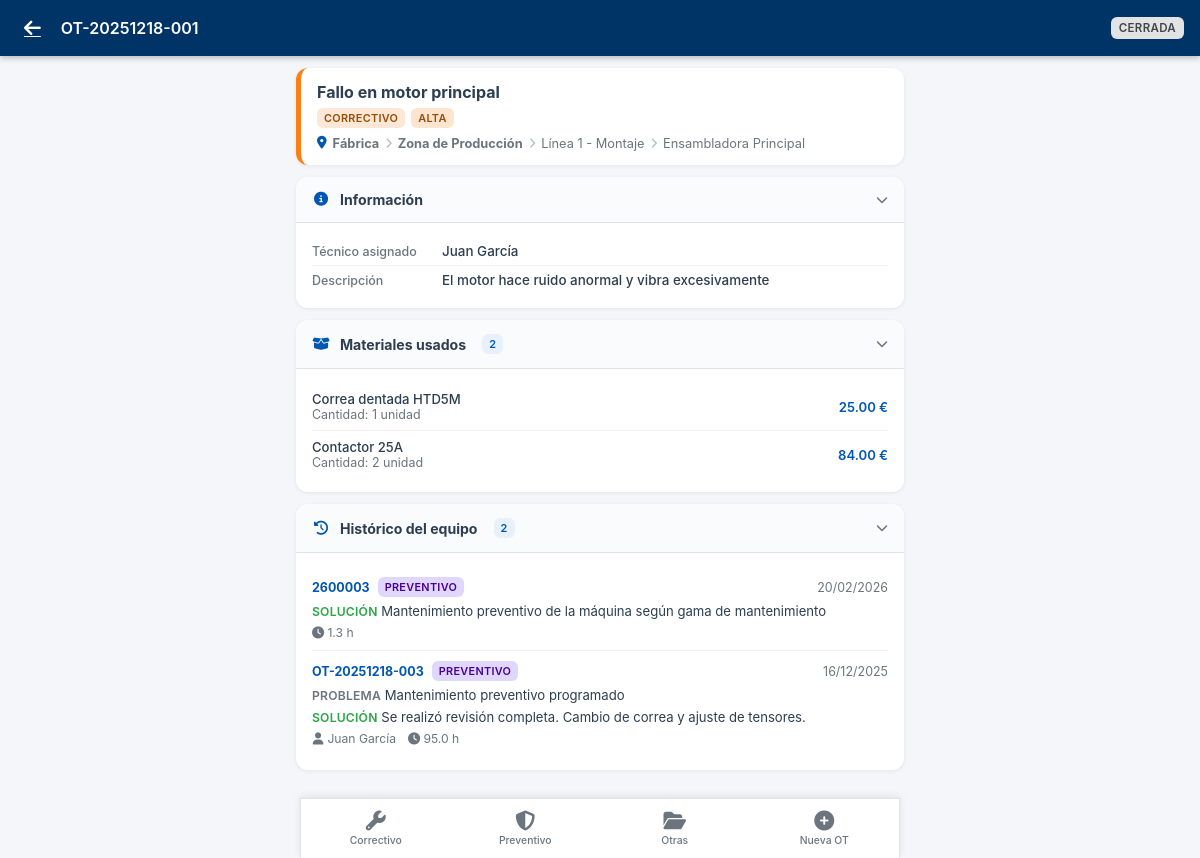
The page /movil/ot/1 (signed in) on the database its author committed.
### models.py (models this page shows, shortened)
class OrdenTrabajo(db.Model):
    id = db.Column(db.Integer, primary_key=True)
    numero = db.Column(db.String(20), unique=True, nullable=False)
    tipo = db.Column(db.String(20), nullable=False)  # correctivo, preventivo
    prioridad = db.Column(db.String(20), default='media')  # urgente, alta, media, baja
    estado = db.Column(db.String(20), default='pendiente')  # pendiente, asignada, en_curso, cerrada, cancelada
    fechaCreacion = db.Column(db.DateTime, default=datetime.now)
    fechaProgramada = db.Column(db.DateTime)
    fechaInicio = db.Column(db.DateTime)
    fechaFin = db.Column(db.DateTime)
    titulo = db.Column(db.String(200), nullable=False)
    descripcionProblema = db.Column(db.Text)
    descripcionSolucion = db.Column(db.Text)
    observaciones = db.Column(db.Text)
    equipoTipo = db.Column(db.String(20), nullable=False)  # empresa, planta, zona, linea, maquina, elemento
    equipoId = db.Column(db.Integer, nullable=False)
    maquinaId = db.Column(db.Integer, db.ForeignKey('maquina.id'), nullable=True)
    elementoId = db.Column(db.Integer, db.ForeignKey('elemento.id'))
    planPreventivoId = db.Column(db.Integer, db.ForeignKey('plan_preventivo.id'))  # LEGACY - Deprecado
    asignacionGamaId = db.Column(db.Integer, db.ForeignKey('asignacion_gama.id'))  # LEGACY - Deprecado
    gamaId          = db.Column(db.Integer, db.ForeignKey('gama_mantenimiento.id'), nullable=True)
    frecuenciaTipo  = db.Column(db.String(20))   # 'dias' | 'semanas' | 'meses'
    frecuenciaValor = db.Column(db.Integer)       # número entero
    gama = db.relationship('GamaMantenimiento', foreign_keys=[gamaId])
    tecnicoAsignado = db.Column(db.String(100))  # Técnico principal (legacy)
    tiempoEstimado = db.Column(db.Float)  # horas
    tiempoReal = db.Column(db.Float)  # horas (calculado de registros)
    tiempoParada = db.Column(db.Float)  # horas de parada de máquina
    costeTallerExterno = db.Column(db.Float, default=0)  # Total acumulado (calculado)
    descripcionTallerExterno = db.Column(db.Text)  # LEGACY - primer coste
    proveedorExterno = db.Column(db.String(100))   # LEGACY - primer coste
    costesExternosJson = db.Column(db.Text)  # JSON list de {proveedor, descripcion, coste}
    creadoPor = db.Column(db.String(100))
    cerradoPor = db.Column(db.String(100))
    consumos = db.relationship('ConsumoRecambio', backref='ordenTrabajo', lazy=True, cascade='all, delete-orphan')
    registrosTiempo = db.relationship('RegistroTiempo', backref='ordenTrabajo', lazy=True, cascade='all, delete-orphan')
    respuestasChecklist = db.relationship('RespuestaChecklist', backref='ordenTrabajo', lazy=True, cascade='all, delete-orphan')

class Planta(db.Model):
    id = db.Column(db.Integer, primary_key=True)
    empresaId = db.Column(db.Integer, db.ForeignKey('empresa.id'), nullable=False)
    codigo = db.Column(db.String(10), nullable=False)
    nombre = db.Column(db.String(100), nullable=False)
    descripcion = db.Column(db.Text)
    direccion = db.Column(db.String(200))
    zonas = db.relationship('Zona', backref='planta', lazy=True, cascade='all, delete-orphan')

class Zona(db.Model):
    id = db.Column(db.Integer, primary_key=True)
    plantaId = db.Column(db.Integer, db.ForeignKey('planta.id'), nullable=False)
    codigo = db.Column(db.String(10), nullable=False)
    nombre = db.Column(db.String(100), nullable=False)
    descripcion = db.Column(db.Text)
    lineas = db.relationship('Linea', backref='zona', lazy=True, cascade='all, delete-orphan')

class Linea(db.Model):
    id = db.Column(db.Integer, primary_key=True)
    zonaId = db.Column(db.Integer, db.ForeignKey('zona.id'), nullable=False)
    codigo = db.Column(db.String(10), nullable=False)
    nombre = db.Column(db.String(100), nullable=False)
    descripcion = db.Column(db.Text)
    maquinas = db.relationship('Maquina', backref='linea', lazy=True, cascade='all, delete-orphan')

class Maquina(db.Model):
    id = db.Column(db.Integer, primary_key=True)
    lineaId = db.Column(db.Integer, db.ForeignKey('linea.id'), nullable=False)
    codigo = db.Column(db.String(10), nullable=False)
    nombre = db.Column(db.String(100), nullable=False)
    modelo = db.Column(db.String(50))
    fabricante = db.Column(db.String(50))
    numeroSerie = db.Column(db.String(50))
    descripcion = db.Column(db.Text)
    fechaInstalacion = db.Column(db.Date)
    criticidad = db.Column(db.String(20), default='media')  # alta, media, baja
    estado = db.Column(db.String(20), default='operativo')  # operativo, averiado, mantenimiento
    horasOperacion = db.Column(db.Integer, default=0)  # Contador de horas
    rav = db.Column(db.Float, default=0.0)             # Valor de reposición (RAV)
    elementos = db.relationship('Elemento', backref='maquina', lazy=True, cascade='all, delete-orphan')
    ordenesTrabajo = db.relationship('OrdenTrabajo', backref='maquina', lazy=True)
    planesPreventivos = db.relationship('PlanPreventivo', backref='maquina', lazy=True)
    recambiosAsociados = db.relationship('RecambioEquipo', backref='maquina', lazy=True)

class ConsumoRecambio(db.Model):
    id = db.Column(db.Integer, primary_key=True)
    ordenId = db.Column(db.Integer, db.ForeignKey('orden_trabajo.id'), nullable=False)
    recambioId = db.Column(db.Integer, db.ForeignKey('recambio.id'), nullable=False)
    cantidad = db.Column(db.Float, nullable=False)
    precioUnitario = db.Column(db.Float)
    fecha = db.Column(db.DateTime, default=datetime.now)

class Recambio(db.Model):
    id = db.Column(db.Integer, primary_key=True)
    codigo = db.Column(db.String(50), unique=True, nullable=False)
    nombre = db.Column(db.String(100), nullable=False)
    descripcion = db.Column(db.Text)
    categoria = db.Column(db.String(50))
    stockActual = db.Column(db.Float, default=0.0)
    stockMinimo = db.Column(db.Float, default=0.0)
    stockMaximo = db.Column(db.Float, default=100.0)
    ubicacion = db.Column(db.String(100))
    proveedor = db.Column(db.String(100))
    codigoProveedor = db.Column(db.String(50))
    precioUnitario = db.Column(db.Float, default=0)
    unidadMedida = db.Column(db.String(20), default='unidad')
    fechaAlta = db.Column(db.Date, default=date.today)
    activo = db.Column(db.Boolean, default=True)
    movimientos = db.relationship('MovimientoStock', backref='recambio', lazy=True)
    equiposAsociados = db.relationship('RecambioEquipo', backref='recambio', lazy=True)
    consumos = db.relationship('ConsumoRecambio', backref='recambio', lazy=True)

### blueprints/mobile/routes.py (the view, shortened to what this page needs)
@bp.route('/ot/<int:id>')
@movil_required
def ver_ot(id):
    ot = OrdenTrabajo.query.get_or_404(id)
    _enrich_ot(ot)
    nombre_tecnico = _nombre_tecnico(current_user)
    trabajo_activo = RegistroTiempo.query.filter_by(
        ordenId=id, tecnico=nombre_tecnico, enCurso=True
    ).first()
    registros_tiempo = RegistroTiempo.query.filter_by(ordenId=id).order_by(
        RegistroTiempo.inicio.desc()
    ).all()
    consumos = ConsumoRecambio.query.filter_by(ordenId=id).all()
    tareas_gama = []
    tareas_realizadas_ids = set()
    checklist_items = []
    respuestas_map = {}
    historico_equipo = []
    et = ot.equipoTipo or ('maquina' if ot.maquinaId else None)
    ei = ot.equipoId or ot.maquinaId
    if et and ei:
        condiciones = [
            and_(OrdenTrabajo.equipoTipo == et, OrdenTrabajo.equipoId == ei)
        ]
        maq_id = ot.maquinaId or (ei if et == 'maquina' else None)
        if maq_id:
            condiciones.append(OrdenTrabajo.maquinaId == maq_id)
        historico_equipo = OrdenTrabajo.query.filter(
            OrdenTrabajo.id != ot.id,
            OrdenTrabajo.estado == 'cerrada',
            or_(*condiciones),
        ).order_by(OrdenTrabajo.fechaFin.desc()).limit(15).all()
    return render_template(
        'mobile/ot_detail.html',
        ot=ot,
        nombre_tecnico=nombre_tecnico,
        trabajo_activo=trabajo_activo,
        registros_tiempo=registros_tiempo,
        consumos=consumos,
        tareas_gama=tareas_gama,
        tareas_realizadas_ids=tareas_realizadas_ids,
        checklist_items=checklist_items,
        respuestas_map=respuestas_map,
        historico_equipo=historico_equipo,
    )

### templates/mobile/ot_detail.html (shortened to what this page needs)
{% extends "mobile/base.html" %}
{% block header %}
<a href="{{ url_for('mobile.home') }}" class="m-header-back">
  <i class="fas fa-arrow-left"></i>
</a>
<span class="m-header-title">{{ ot.numero }}</span>
<div class="m-header-actions">
  <span class="m-badge m-badge-estado-{{ ot.estado }}" style="font-size:.72rem;padding:4px 8px;">
    {{ ot.estado | replace('_', ' ') }}
  </span>
</div>
{% endblock %}
{% block content %}
<div class="m-ot-header-card prio-{{ ot.prioridad }}">
  <div class="m-ot-header-titulo">{{ ot.titulo }}</div>
  <div class="m-ot-header-badges">
    <span class="m-badge m-badge-tipo-{{ ot.tipo }}">{{ ot.tipo }}</span>
    <span class="m-badge m-badge-prio-{{ ot.prioridad }}">
      {{ ot.prioridad }}
    </span>
  </div>
  {% if ot._ruta %}
  <div class="m-ot-header-equipo">
    <i class="fas fa-map-marker-alt" style="color:var(--m-primary)"></i>
    {% for nivel in ot._ruta %}
    {% if not loop.first %}<i class="fas fa-chevron-right" style="font-size:.65rem;opacity:.5"></i>{% endif %}
    <span style="font-weight:{% if nivel.tipo in ['planta','zona'] %}700{% else %}400{% endif %}">{{ nivel.nombre
      }}</span>
    {% endfor %}
  </div>
  {% endif %}
</div>
<div class="m-section" id="sec-info">
  <div class="m-section-header">
    <div class="m-section-header-left">
      <i class="fas fa-info-circle"></i>Información
    </div>
    <i class="fas fa-chevron-down m-section-chevron"></i>
  </div>
  <div class="m-section-body">
    <div class="m-info-row">
      <span class="m-info-label">Técnico asignado</span>
      <span class="m-info-value">{{ ot.tecnicoAsignado or '—' }}</span>
    </div>
    {% if ot.descripcionProblema %}
    <div class="m-info-row">
      <span class="m-info-label">Descripción</span>
      <span class="m-info-value">{{ ot.descripcionProblema }}</span>
    </div>
    {% endif %}
  </div>
</div>
<div class="m-section" id="sec-consumos">
  <div class="m-section-header">
    <div class="m-section-header-left">
      <i class="fas fa-box-open"></i>
      Materiales usados
      {% if consumos %}<span class="m-badge"
        style="background:var(--m-primary-light);color:var(--m-primary);margin-left:6px">{{ consumos|length }}</span>{%
      endif %}
    </div>
    <i class="fas fa-chevron-down m-section-chevron"></i>
  </div>
  <div class="m-section-body">
    {% if consumos %}
    {% for c in consumos %}
    <div class="m-consumo-item">
      <div>
        <div class="m-consumo-nombre">{{ c.recambio.nombre if c.recambio else '—' }}</div>
        <div class="m-consumo-qty">Cantidad: {{ c.cantidad }} {{ c.recambio.unidadMedida if c.recambio else '' }}</div>
      </div>
      <div class="m-consumo-coste">
        {% if c.precioUnitario %}{{ '%.2f' % (c.cantidad * c.precioUnitario) }} €{% endif %}
      </div>
    </div>
    {% endfor %}
    {% else %}
    <p class="m-text-muted m-text-center" style="padding:10px 0">Sin materiales registrados</p>
    {% endif %}
  </div>
</div>
{% if ot.equipoTipo or ot.maquinaId %}
{% if historico_equipo %}
<div class="m-section" id="sec-historico">
  <div class="m-section-header">
    <div class="m-section-header-left">
      <i class="fas fa-history"></i>
      Histórico del equipo
      <span class="m-badge" style="background:var(--m-primary-light);color:var(--m-primary);margin-left:6px">
        {{ historico_equipo|length }}
      </span>
    </div>
    <i class="fas fa-chevron-down m-section-chevron"></i>
  </div>
  <div class="m-section-body">
    {% for h in historico_equipo %}
    <div class="m-historico-item">
      <div class="m-historico-header">
        <div style="display:flex;align-items:center;gap:8px">
          <span class="m-historico-num">{{ h.numero }}</span>
          <span class="m-badge m-badge-tipo-{{ h.tipo }}">{{ h.tipo }}</span>
        </div>
        <span class="m-text-small m-text-muted">
          {{ h.fechaFin.strftime('%d/%m/%Y') if h.fechaFin else (h.fechaCreacion.strftime('%d/%m/%Y') if h.fechaCreacion
          else '—') }}
        </span>
      </div>
      {% if h.descripcionProblema %}
      <div class="m-historico-problema">
        <span class="m-historico-label">Problema</span>
        {{ h.descripcionProblema }}
      </div>
      {% endif %}
      {% if h.descripcionSolucion %}
      <div class="m-historico-solucion">
        <span class="m-historico-label">Solución</span>
        {{ h.descripcionSolucion }}
      </div>
      {% else %}
      <div class="m-historico-solucion m-historico-sin-sol">
        <span class="m-historico-label">Solución</span>
        <em>Sin registrar</em>
      </div>
      {% endif %}
      <div class="m-historico-meta">
        {% if h.tecnicoAsignado %}<span><i class="fas fa-user"></i> {{ h.tecnicoAsignado }}</span>{% endif %}
        {% if h.tiempoReal %}<span><i class="fas fa-clock"></i> {{ '%.1f' % h.tiempoReal }} h</span>{% endif %}
      </div>
    </div>
    {% endfor %}
  </div>
</div>
{% endif %}
{% endif %}
{% endblock %}

### templates/mobile/base.html (shortened to what this page needs)
<!DOCTYPE html>
<html lang="es">
<head>
  <link rel="stylesheet" href="{{ url_for('static', filename='css/mobile.css') }}">
  <link rel="stylesheet" href="https://cdnjs.cloudflare.com/ajax/libs/font-awesome/6.4.0/css/all.min.css">
</head>
<body class="movil-body">
  <header class="m-header">
    {% block header %}{% endblock %}
  </header>
  <main class="m-content">
    {% block content %}{% endblock %}
  </main>
  <nav class="m-nav">
    <a href="{{ url_for('mobile.home') }}"
       class="m-nav-item {% if request.endpoint == 'mobile.home' %}active{% endif %}">
      <i class="fas fa-wrench"></i>
      <span>Correctivo</span>
    </a>
    <a href="{{ url_for('mobile.preventivo') }}"
       class="m-nav-item {% if request.endpoint == 'mobile.preventivo' %}active{% endif %}">
      <i class="fas fa-shield-alt"></i>
      <span>Preventivo</span>
    </a>
    <a href="{{ url_for('mobile.otras') }}"
       class="m-nav-item {% if request.endpoint == 'mobile.otras' %}active{% endif %}">
      <i class="fas fa-folder-open"></i>
      <span>Otras</span>
    </a>
    <a href="{{ url_for('mobile.nueva_ot') }}"
       class="m-nav-item {% if request.endpoint == 'mobile.nueva_ot' %}active{% endif %}">
      <i class="fas fa-plus-circle"></i>
      <span>Nueva OT</span>
    </a>
  </nav>
</body>
</html>

### rows shown on the page
OrdenTrabajo: numero "OT-20251218-001", estado "CERRADA", titulo "Fallo en motor principal", tipo "CORRECTIVO", prioridad "ALTA", tecnicoAsignado "Juan García", descripcionProblema "El motor hace ruido anormal y vibra excesivamente"
Planta: nombre "Fábrica"
Zona: nombre "Zona de Producción"
Linea: nombre "Línea 1 - Montaje"
Maquina: nombre "Ensambladora Principal"
ConsumoRecambio: recambio "Correa dentada HTD5M", cantidad "1", recambio "unidad", c.cantidad*c.precioUnitario "25.00"
ConsumoRecambio: recambio "Contactor 25A", cantidad "2", recambio "unidad", c.cantidad*c.precioUnitario "84.00"
OrdenTrabajo: numero "2600003", tipo "PREVENTIVO", fechaFin "20/02/2026", descripcionSolucion "Mantenimiento preventivo de la máquina según gama de mantenimiento", tiempoReal "1.3"
OrdenTrabajo: numero "OT-20251218-003", tipo "PREVENTIVO", fechaFin "16/12/2025", descripcionProblema "Mantenimiento preventivo programado", descripcionSolucion "Se realizó revisión completa. Cambio de correa y ajuste de tensores.", tecnicoAsignado "Juan García", tiempoReal "95.0"

### other values the page prints
{{ consumos|length }} "2"
{{ historico_equipo|length }} "2"
